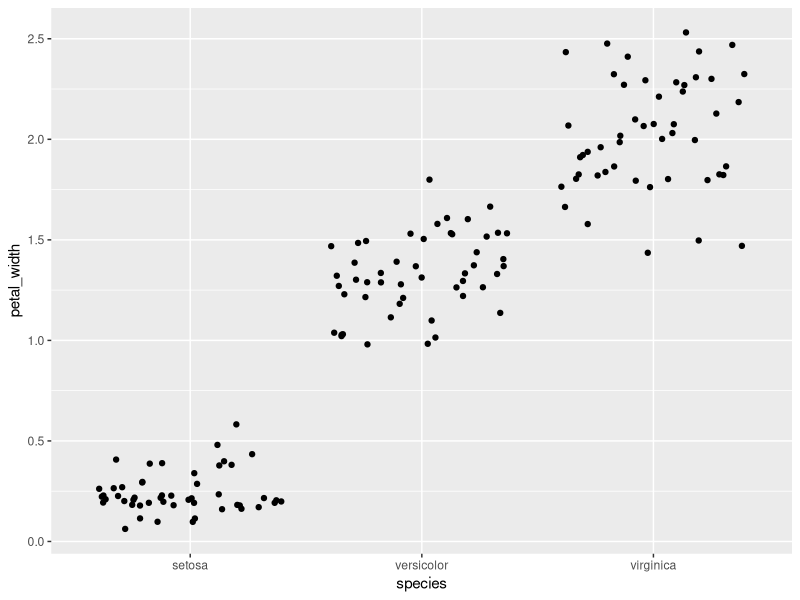
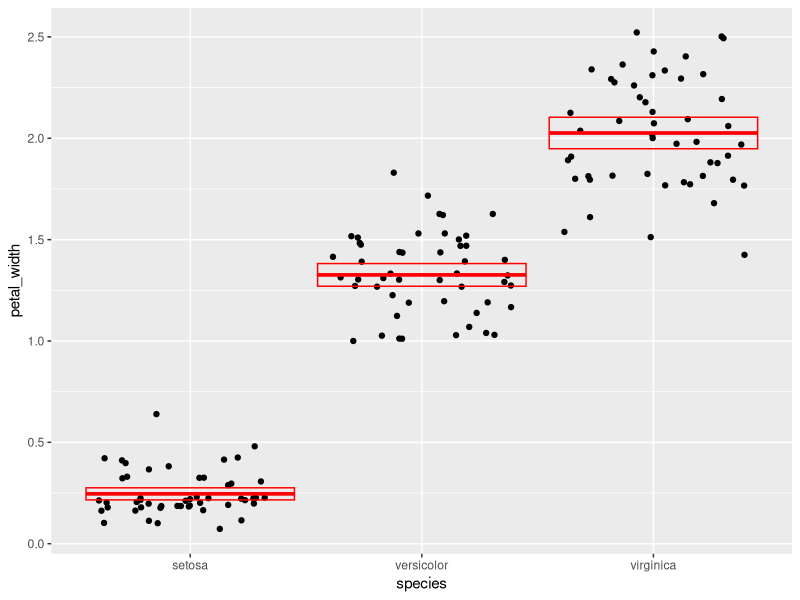
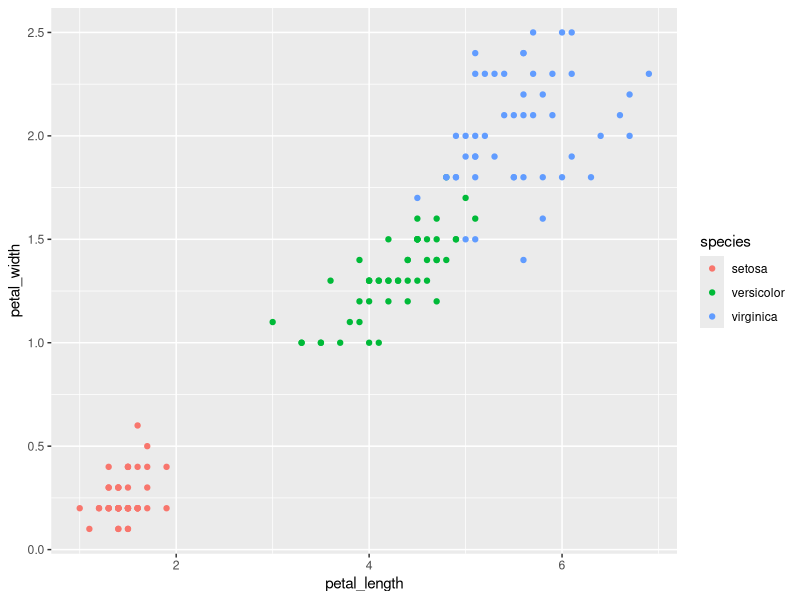

These charts were generated, in order, by the following R code: (Note: this script raises an error after producing the figures.)
## ---- chunk 1
library(tidyverse)
## ---- chunk 2
Q1<-rename(iris,sepal_length=Sepal.Length,sepal_width=Sepal.Width,petal_length=Petal.Length,petal_width=Petal.Width,species=Species)
Q1
## ---- chunk 3
Q2<-select(Q1, sepal_length, sepal_width, petal_length, petal_width)
Q2
mutate(Q1, Q2 = Q2 * 10)
## ---- chunk 4
Q3 <-mutate(Q1, sepal_area=sepal_length*sepal_width,petal_area=petal_length*petal_width)
Q3
Q3.5 <-select(Q3,sepal_area,petal_area)
Q3.5
## ---- chunk 5
summarize(
  Q2,
  sampl_size = n(),
  max=max(sepal_length),
  min=min(sepal_length),
  range=range(sepal_length),
  median=median(sepal_length),
  q1=quantile(sepal_length, probs = 0.25),
  q2=quantile(sepal_length, probs = 0.75),
  IQR=IQR(sepal_length)
)
## ---- chunk 6
Q5<-group_by(Q1,species)

iris_sum<-summarize(
  Q5,
  mean=mean(petal_width),
  sampl_size = n(),
  sd=sd(petal_width),
  var=var(petal_width),
  sem=sd / sqrt(sampl_size), 
  ci_upper=mean+2 * sem,
  ci_lower=mean-2 * sem)
iris_sum
## ---- chunk 7
ggplot(data = Q1) + 
  geom_jitter(mapping = aes(x=species,y=petal_width))
## ---- chunk 8
ggplot(data=Q1) +
  geom_jitter(mapping=aes(x=species,y=petal_width)) +
  geom_crossbar(
    data=iris_sum,
    mapping=aes(
      x=species,
      y=mean,
      ymax=ci_upper,
      ymin=ci_lower),
    color="red"
  )
## ---- chunk 9
ggplot(data=Q1) +
  geom_point(mapping=aes(x=petal_length,y=petal_width,color=species))
## ---- chunk 10
sessioninfo::session_info()
